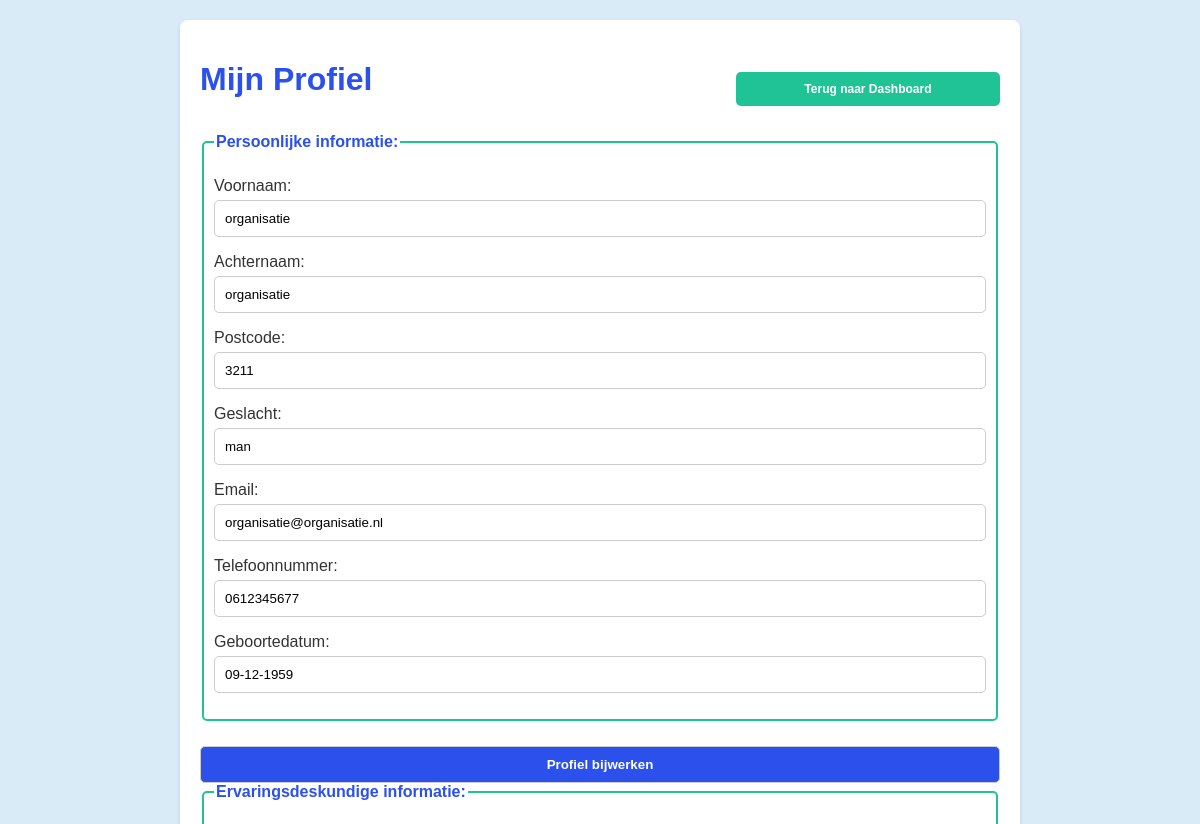
Page /ervaringsdeskundige/profiel/ (signed in, upper part) on the earlier database version.
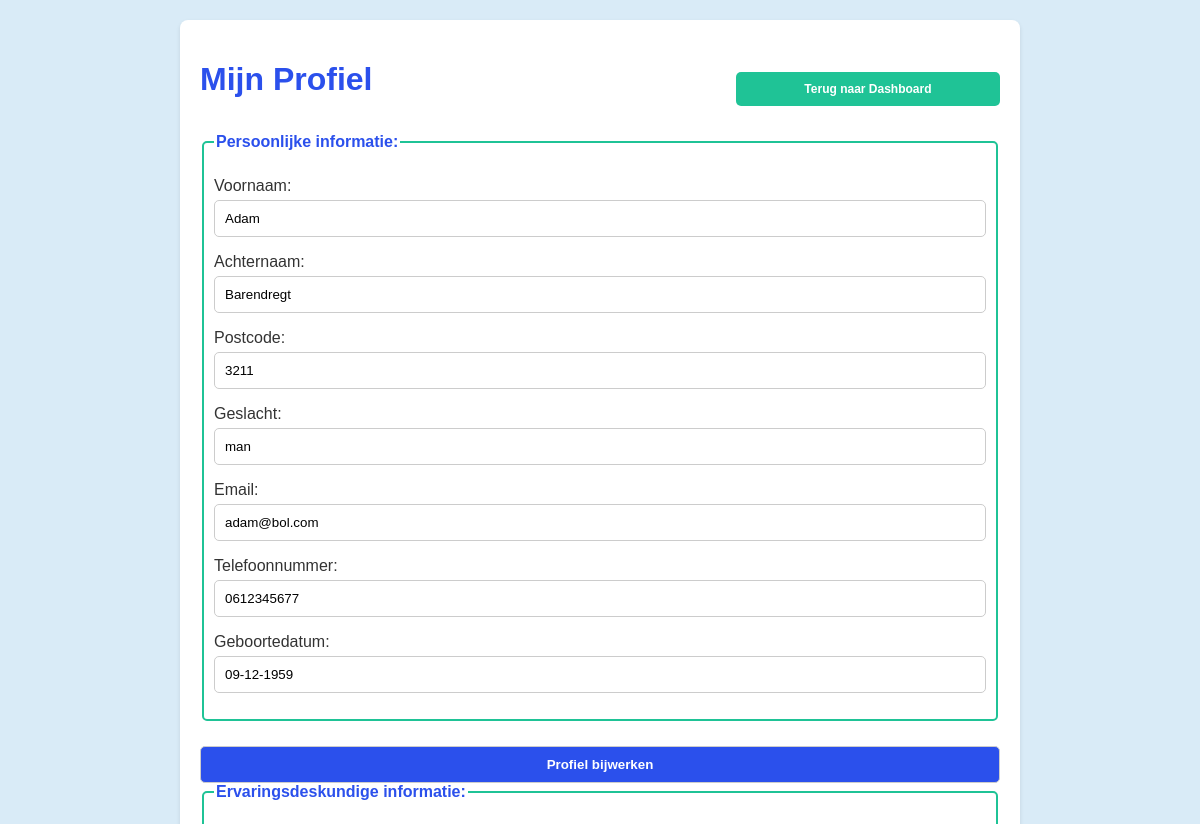
Same page on the later database version.
### core/models.py (models this page shows, shortened)
class Gebruikers(AbstractBaseUser, PermissionsMixin):
    gebruiker_id = models.AutoField(primary_key=True)
    voornaam = models.CharField(max_length=255)
    achternaam = models.CharField(max_length=255)
    is_beheerder = models.BooleanField(default=False)
    is_organisatie = models.BooleanField(default=False)
    postcode = models.CharField(max_length=6, blank=True, null=True)
    geslacht = models.CharField(max_length=10, blank=True, null=True)
    email = models.EmailField(unique=True)
    telefoonnummer = models.CharField(max_length=20, blank=True, null=True)
    geboortedatum = models.DateField()
    last_login = models.DateTimeField(blank=True, null=True)
    organisatie = models.ForeignKey(Organisaties, on_delete=models.SET_NULL, null=True, blank=True)
    objects = GebruikersManager()
    USERNAME_FIELD = 'email'
    REQUIRED_FIELDS = []
    class Meta:
        db_table = 'gebruikers'

### ervaringsdeskundige/views.py (the view)
# urls.py: path('profiel/', views.profiel, name='profiel'),
@login_required
def profiel(request):
    gebruiker = request.user
    leeftijd = leeftijd_berekenen(gebruiker.geboortedatum)
    toon_toezichthouder_form = leeftijd < 18
    ervaringsdeskundige, _ = Ervaringsdeskundige.objects.get_or_create(gebruiker=gebruiker)
    hulpmiddelen, _ = Hulpmiddelen.objects.get_or_create(ervaringsdeskundige=ervaringsdeskundige)
    beperkingen, _ = Beperkingen.objects.get_or_create(ervaringsdeskundige=ervaringsdeskundige)
    toezichthouder, _ = Toezichthouder.objects.get_or_create(ervaringsdeskundige=ervaringsdeskundige) if (
        toon_toezichthouder_form) else (None, False)
    if request.method == 'POST':
        gebruiker_form = GebruikerForm(request.POST, instance=gebruiker)
        ervaringsdeskundige_form = ErvaringsdeskundigeForm(request.POST, instance=ervaringsdeskundige)
        hulpmiddelen_form = HulpmiddelenForm(request.POST, instance=hulpmiddelen)
        beperkingen_form = BeperkingenForm(request.POST, instance=beperkingen)
        toezichthouder_form = ToezichthouderForm(request.POST, instance=toezichthouder) if (
            toon_toezichthouder_form) else None
        password_form = CustomPasswordChangeForm(user=gebruiker, data=request.POST)
        if 'wijzigen_profiel' in request.POST:
            forms_valid = (gebruiker_form.is_valid() and ervaringsdeskundige_form.is_valid() and
                           hulpmiddelen_form.is_valid() and beperkingen_form.is_valid() and
                           toezichthouder_form.is_valid() if toon_toezichthouder_form else True)
            if forms_valid:
                gebruiker_form.save()
                ervaringsdeskundige_form.save()
                hulpmiddelen_form.save()
                beperkingen_form.save()
                if toon_toezichthouder_form:
                    toezichthouder_form.save()
                messages.success(request, 'Profiel succesvol bijgewerkt.', extra_tags='profiel')
                return redirect('profiel')
            else:
                messages.error(request, 'Controleer alstublieft de ingevoerde gegevens.', extra_tags='profiel')
        elif 'wijzigen_wachtwoord' in request.POST and password_form.is_valid():
            user = password_form.save()
            update_session_auth_hash(request, user)
            messages.success(request, 'Wachtwoord succesvol gewijzigd.', extra_tags='profiel')
            return redirect('profiel')
    else:
        gebruiker_form = GebruikerForm(instance=gebruiker)
        ervaringsdeskundige_form = ErvaringsdeskundigeForm(instance=ervaringsdeskundige)
        hulpmiddelen_form = HulpmiddelenForm(instance=hulpmiddelen)
        beperkingen_form = BeperkingenForm(instance=beperkingen)
        toezichthouder_form = ToezichthouderForm(instance=toezichthouder) if toon_toezichthouder_form else None
        password_form = CustomPasswordChangeForm(user=gebruiker)
    context = {
        'gebruiker_form': gebruiker_form,
        'ervaringsdeskundige_form': ervaringsdeskundige_form,
        'hulpmiddelen_form': hulpmiddelen_form,
        'beperkingen_form': beperkingen_form,
        'toezichthouder_form': toezichthouder_form,
        'password_form': password_form,
        'toon_toezichthouder_form': toon_toezichthouder_form,
    }
    return render(request, 'profiel.html', context)

### ervaringsdeskundige/forms.py
class GebruikerForm(forms.ModelForm):
    class Meta:
        model = User
        fields = ['voornaam', 'achternaam', 'postcode', 'geslacht', 'email', 'telefoonnummer', 'geboortedatum']
    def __init__(self, *args, **kwargs):
        super(GebruikerForm, self).__init__(*args, **kwargs)
        for field in self.fields:
            self.fields[field].required = False

class ErvaringsdeskundigeForm(forms.ModelForm):
    class Meta:
        model = Ervaringsdeskundige
        fields = ['bijzonderheden', 'voorkeur_benadering', 'bijzonderheden_beschikbaar']
    def __init__(self, *args, **kwargs):
        super(ErvaringsdeskundigeForm, self).__init__(*args, **kwargs)
        for field in self.fields:
            self.fields[field].required = False

### ervaringsdeskundige/views.py (called while the page is built)
def leeftijd_berekenen(geboortedatum):
    vandaag = date.today()
    leeftijd = vandaag.year - geboortedatum.year - ((vandaag.month, vandaag.day)
                                                    < (geboortedatum.month, geboortedatum.day))
    return leeftijd

### ervaringsdeskundige/templates/profiel.html (shortened to what this page needs)
<!DOCTYPE html>
<html lang="nl">
<head>
    {% load static %}
    <link rel="stylesheet" href="{% static 'CSS/profiel.css' %}" type="text/css">
</head>
<body>
<div class="container">
    <main>
        <div class="header">
            <h1>Mijn Profiel</h1>
            <button onclick="location.href='{% url 'dashboard_deskundige' %}';" class="back-button">Terug naar Dashboard</button>
        </div>
        <form method="post" aria-label="Profiel bijwerken">
            <fieldset>
                <legend>Persoonlijke informatie:</legend>
                {{ gebruiker_form.as_p }}
            </fieldset>
            <button type="submit" name="wijzigen_profiel">Profiel bijwerken</button>
        </form>
        <form method="post" aria-label="Extra informatie bijwerken">
            <fieldset>
                <legend>Ervaringsdeskundige informatie:</legend>
            </fieldset>
        </form>
    </main>
</div>
</body>
</html>

Differences in the rows shown:
changed Gebruikers "man": voornaam "organisatie" → "Adam"; achternaam "organisatie" → "Barendregt"; email "organisatie@organisatie.nl" → "adam@bol.com"
